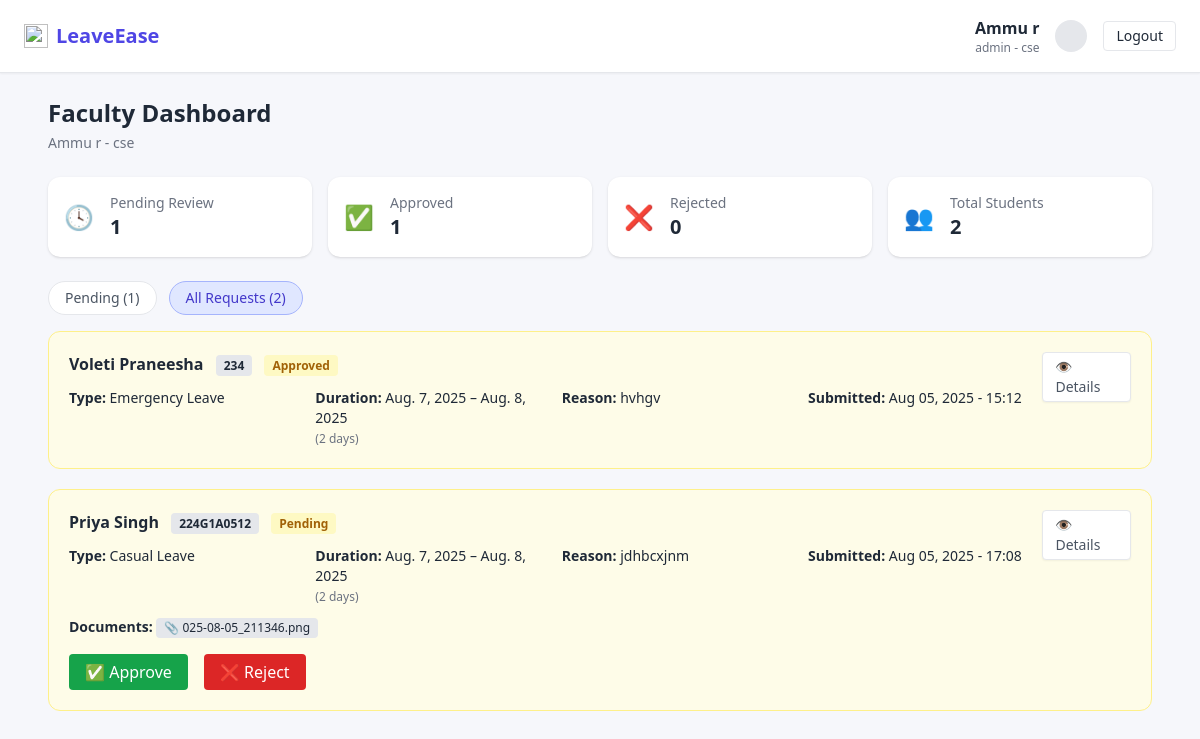
Screenshot of /faculty/dashboard/?tab=all (signed in) with the database file from the repository.
### accounts/models.py (models this page shows, shortened)
class CustomUser(AbstractUser):
    ROLE_CHOICES = [
        ('student', 'Student'),
        ('faculty', 'Faculty'),
        ('admin', 'Admin'),
    ]
    phone_number = models.CharField(max_length=15)
    role = models.CharField(max_length=10, choices=ROLE_CHOICES)
    department = models.CharField(max_length=100)
    roll_number = models.CharField(max_length=20, blank=True, null=True)

class LeaveRequest(models.Model):
    user = models.ForeignKey(settings.AUTH_USER_MODEL, on_delete=models.CASCADE)
    leave_type = models.CharField(max_length=20, choices=LEAVE_TYPES)
    start_date = models.DateField()
    end_date = models.DateField()
    reason = models.TextField()
    address_during_leave = models.CharField(max_length=255, blank=True)
    emergency_contact = models.CharField(max_length=15, blank=True)
    document = models.FileField(upload_to='leave_documents/', blank=True, null=True)
    submitted_at = models.DateTimeField(auto_now_add=True)
    status = models.CharField(max_length=20, choices=LEAVE_STATUS, default='Pending')
    @property
    def duration(self):
        return (self.end_date - self.start_date).days + 1

### accounts/views.py (the view)
# urls.py: path('faculty/dashboard/', views.faculty_dashboard, name='faculty_dashboard'),
@login_required
def faculty_dashboard(request):
    user = request.user
    all_requests = LeaveRequest.objects.filter(user__department=user.department)
    leave_requests = all_requests.filter(status='Pending') if request.GET.get('tab') != 'all' else all_requests
    context = {
        'user': user,
        'pending_count': all_requests.filter(status='Pending').count(),
        'approved_count': all_requests.filter(status='Approved').count(),
        'rejected_count': all_requests.filter(status='Rejected').count(),
        'student_count': CustomUser.objects.filter(role='student', department=user.department).count(),
        'leave_requests': leave_requests,
        'all_requests': all_requests,
        'active_tab': request.GET.get('tab', 'pending')
    }
    return render(request, 'accounts/faculty_dashboard.html', context)

### accounts/templates/accounts/faculty_dashboard.html (shortened to what this page needs)
<!DOCTYPE html>
<html lang="en">
<head>
  <script src="https://cdn.tailwindcss.com"></script>
</head>
<body class="bg-[#f6f7fb] text-gray-800">
  <nav class="bg-white border-b shadow-sm px-6 py-4 flex justify-between items-center">
    <div class="flex items-center space-x-2">
      <img src="https://img.icons8.com/fluency/48/leave.png" class="h-6 w-6" />
      <h1 class="text-xl font-bold text-indigo-600">LeaveEase</h1>
    </div>
    <div class="flex items-center space-x-4">
      <div class="text-right hidden sm:block">
  <p class="font-semibold">{{ user.get_full_name }}</p>
  <p class="text-xs text-gray-500">{{ user.role }} - {{ user.department }}</p>
</div>
      <div class="bg-gray-200 text-sm rounded-full w-8 h-8 flex items-center justify-center font-semibold">
      </div>
      <a href="{% url 'logout' %}" class="bg-white border px-3 py-1 rounded hover:bg-gray-100 text-sm">Logout</a>
    </div>
  </nav>
  <div class="max-w-6xl mx-auto p-6">
    <h2 class="text-2xl font-bold mb-1">Faculty Dashboard</h2>
    <p class="text-sm text-gray-500 mb-6">{{ user.get_full_name }} - {{ user.department }}</p>
    <div class="grid grid-cols-2 md:grid-cols-4 gap-4 mb-6">
      <div class="bg-white p-4 rounded-xl shadow flex items-center space-x-4">
        <div class="text-yellow-500 text-2xl">🕓</div>
        <div>
          <p class="text-sm text-gray-500">Pending Review</p>
          <p class="text-xl font-bold">{{ pending_count }}</p>
        </div>
      </div>
      <div class="bg-white p-4 rounded-xl shadow flex items-center space-x-4">
        <div class="text-green-500 text-2xl">✅</div>
        <div>
          <p class="text-sm text-gray-500">Approved</p>
          <p class="text-xl font-bold">{{ approved_count }}</p>
        </div>
      </div>
      <div class="bg-white p-4 rounded-xl shadow flex items-center space-x-4">
        <div class="text-red-500 text-2xl">❌</div>
        <div>
          <p class="text-sm text-gray-500">Rejected</p>
          <p class="text-xl font-bold">{{ rejected_count }}</p>
        </div>
      </div>
      <div class="bg-white p-4 rounded-xl shadow flex items-center space-x-4">
        <div class="text-blue-600 text-2xl">👥</div>
        <div>
          <p class="text-sm text-gray-500">Total Students</p>
          <p class="text-xl font-bold">{{ student_count }}</p>
        </div>
      </div>
    </div>
    <div class="flex space-x-3 mb-4 text-sm">
      <a href="?tab=pending"
         class="px-4 py-1.5 rounded-full border
         {% if active_tab == 'pending' %}
           bg-indigo-100 text-indigo-700 border-indigo-300
         {% else %}
           bg-white text-gray-600
         {% endif %}">
        Pending ({{ pending_count }})
      </a>
      <a href="?tab=all"
         class="px-4 py-1.5 rounded-full border
         {% if active_tab == 'all' %}
           bg-indigo-100 text-indigo-700 border-indigo-300
         {% else %}
           bg-white text-gray-600
         {% endif %}">
        All Requests ({{ all_requests.count }})
      </a>
    </div>
    {% for request in leave_requests %}
    <div class="bg-yellow-50 border border-yellow-200 rounded-xl p-5 mb-5">
      <div class="flex justify-between items-start">
        <div>
          <h4 class="font-semibold text-gray-800 text-base">
            {{ request.user.get_full_name }}
            <span class="ml-2 text-xs px-2 py-0.5 bg-gray-200 rounded">{{ request.user.roll_number }}</span>
            <span class="ml-2 text-xs text-yellow-700 bg-yellow-100 px-2 py-0.5 rounded">{{ request.status }}</span>
          </h4>
          <div class="grid grid-cols-2 md:grid-cols-4 gap-3 mt-3 text-sm">
  <p><strong>Type:</strong> {{ request.leave_type }}</p>
  <p><strong>Duration:</strong> {{ request.start_date }} – {{ request.end_date }}<br>
    <span class="text-xs text-gray-500">({{ request.duration }} days)</span></p>
  <p><strong>Reason:</strong> {{ request.reason }}</p>
  <p><strong>Submitted:</strong> {{ request.submitted_at|date:"M d, Y - H:i" }}</p>
</div>
          {% if request.document %}
          <div class="mt-2 text-sm">
            <strong>Documents:</strong>
            <a href="{{ request.document.url }}" class="inline-block bg-gray-200 px-2 py-0.5 rounded text-xs text-gray-800 mt-1">
              📎 {{ request.document.name|slice:"-20:" }}
            </a>
          </div>
          {% endif %}
        </div>
        <a href="{% url 'leave_detail' request.id %}" class="flex items-center text-sm text-gray-600 hover:text-indigo-600 bg-white border px-3 py-1 rounded shadow-sm">
          👁 Details
        </a>
      </div>
      {% if request.status == "Pending" %}
      <div class="mt-4 flex space-x-4">
        <form method="post" action="{% url 'approve_leave' request.id %}">
          <button type="submit" class="bg-green-600 text-white px-4 py-1.5 rounded hover:bg-green-700">
            ✅ Approve
          </button>
        </form>
        <form method="post" action="{% url 'reject_leave' request.id %}">
          <button type="submit" class="bg-red-600 text-white px-4 py-1.5 rounded hover:bg-red-700">
            ❌ Reject
          </button>
        </form>
      </div>
      {% endif %}
    </div>
    {% empty %}
    <p class="text-center text-gray-500 py-6">No leave requests to display.</p>
    {% endfor %}
  </div>
</body>
</html>

### rows the page displays
CustomUser: get_full_name "Ammu r", role "admin", department "cse"
LeaveRequest: user.get_full_name "Voleti Praneesha", user.roll_number "234", status "Approved", leave_type "Emergency Leave", start_date "Aug. 7, 2025", end_date "Aug. 8, 2025", duration "2", reason "hvhgv", submitted_at "Aug 05, 2025 - 15:12"
LeaveRequest: user.get_full_name "Priya Singh", user.roll_number "224G1A0512", status "Pending", leave_type "Casual Leave", start_date "Aug. 7, 2025", end_date "Aug. 8, 2025", duration "2", reason "jdhbcxjnm", submitted_at "Aug 05, 2025 - 17:08", document.name "025-08-05_211346.png", shows "✅ Approve"

### other values shown
{{ pending_count }} "1"
{{ approved_count }} "1"
{{ rejected_count }} "0"
{{ student_count }} "2"
{{ all_requests.count }} "2"
